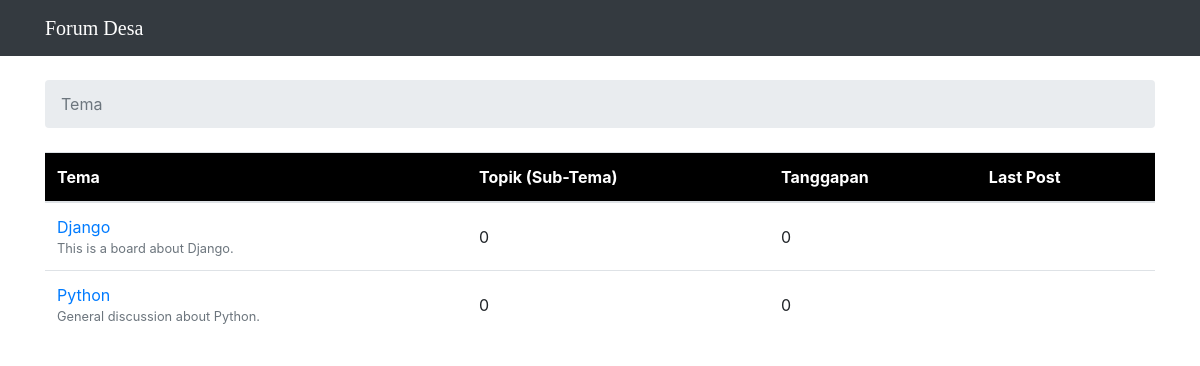
The app's page /, older data.
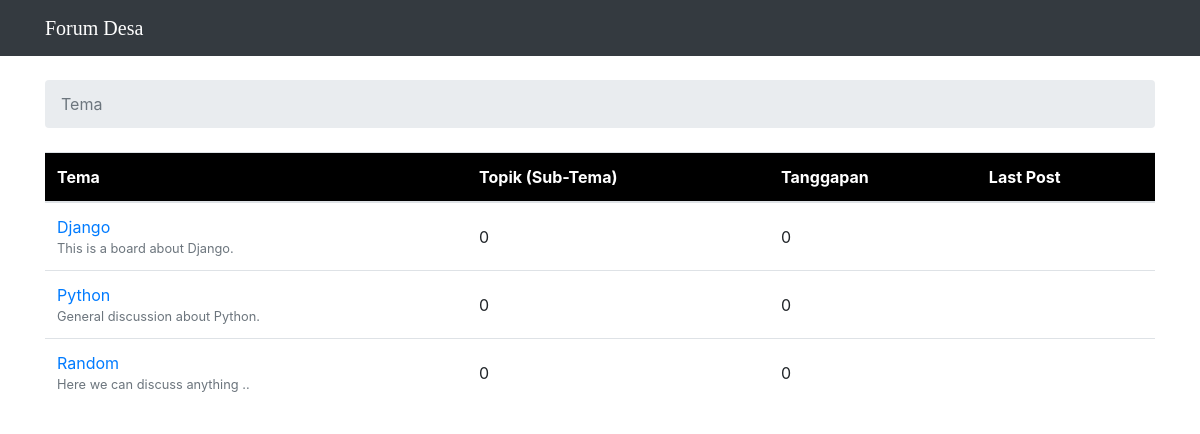
The same page, newer data.
### boards/models.py (models this page shows, shortened)
class Board(models.Model):
    name = models.CharField(max_length=30, unique=True)
    description = models.CharField(max_length=100)

### boards/views.py (the view)
# urls.py: url(r'^$', views.home, name='home'),
def home(request):
    boards = Board.objects.all()
    return render(request, 'home.html', {'boards': boards})

### templates/home.html
{% extends 'base.html' %}
{% block breadcrumb %}
  <li class="breadcrumb-item active">Tema</li>
{% endblock %}
{% block content %}
  <table class="table">
    <thead class="thead-inverse">
      <tr style="background: black; color:white;">
        <th>Tema</th>
        <th>Topik (Sub-Tema)</th>
        <th>Tanggapan</th>
        <th>Last Post</th>
      </tr>
    </thead>
    <tbody>
      {% for board in boards %}
        <tr>
          <td>
            <a href="{% url 'board_topics' board.pk %}">{{ board.name }}</a>
            <small class="text-muted d-block">{{ board.description }}</small>
          </td>
          <td class="align-middle">0</td>
          <td class="align-middle">0</td>
          <td></td>
        </tr>
      {% endfor %}
    </tbody>
  </table>
{% endblock %}

Row changes from the older to the newer data that the page shows:
added Board: name "Random", description "Here we can discuss anything .."
